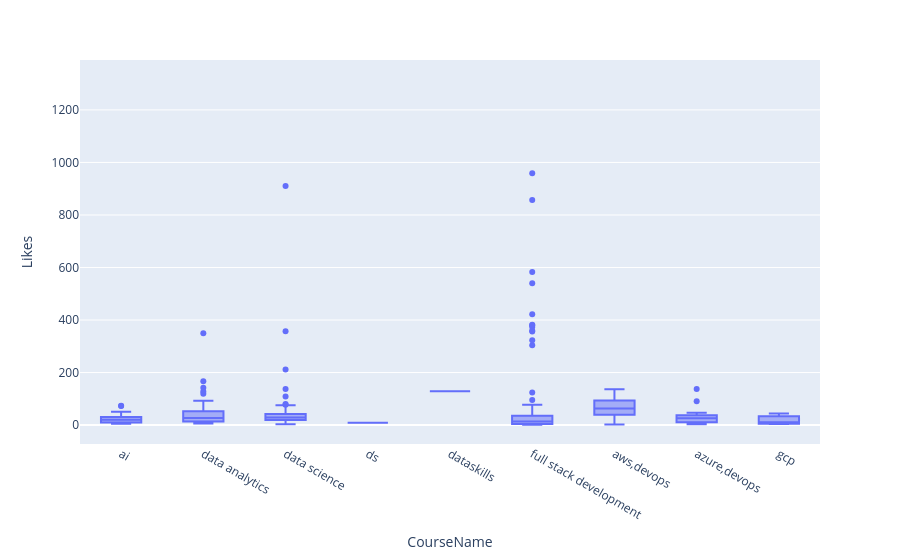

Write notebook code for a chart like this one.
### Code cell
px.box(data, x="CourseName", y="Likes")

### Figure 1 — Plotly figure (JSON) as saved in the notebook; plotly's stock layout.template omitted (floating-point values rounded to 4 significant figures; data arrays with more than 128 entries replaced by an {"elided": "..."} marker saying what was removed)
{"data": [{"alignmentgroup": "True", "hovertemplate": "CourseName=%{x}<br>Likes=%{y}<extra></extra>", "legendgroup": "", "marker": {"color": "#636efa"}, "name": "", "notched": false, "offsetgroup": "", "orientation": "v", "showlegend": false, "type": "box", "x": {"elided": "600 str values"}, "x0": " ", "xaxis": "x", "y": {"elided": "600 int values"}, "y0": " ", "yaxis": "y"}], "layout": {"boxmode": "group", "legend": {"tracegroupgap": 0}, "margin": {"t": 60}, "xaxis": {"anchor": "y", "domain": [0, 1], "title": {"text": "CourseName"}}, "yaxis": {"anchor": "x", "domain": [0, 1], "title": {"text": "Likes"}}}}
